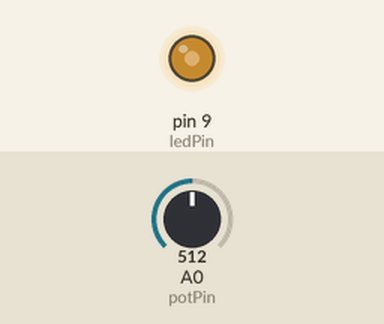
A sketch run on a simulated Arduino Uno, built with avr-gcc and run on an emulated ATmega328P. Shown: output pins drawn as LEDs (lit = HIGH). The inputs (shaded band) are chosen by the test bench; at power-on: A0 (potPin) = 512.

Above: at 1.2 s.
1.3 s: A0 (potPin) set to 716
At 2.5 s:
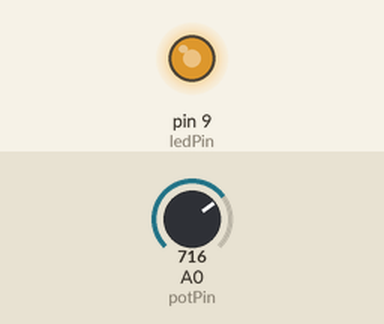
2.8 s: A0 (potPin) set to 900
At 3.7 s:
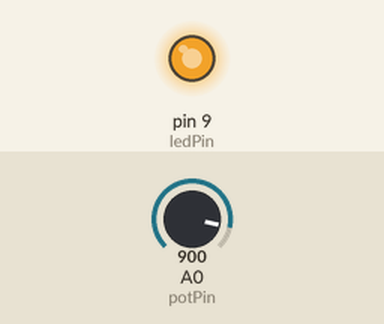
4.3 s: A0 (potPin) set to 122
At 4.7 s:
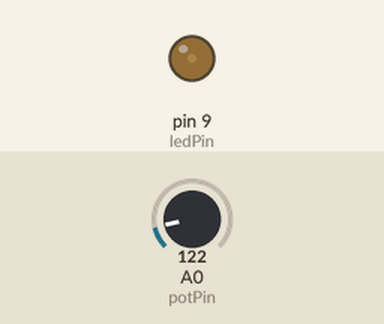
5.8 s: A0 (potPin) set to 0
At 6.2 s:
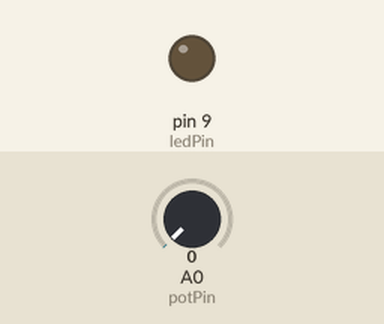
Timing chart, 0 to 8.3 s (numbered marks = the images above; inputs shaded):
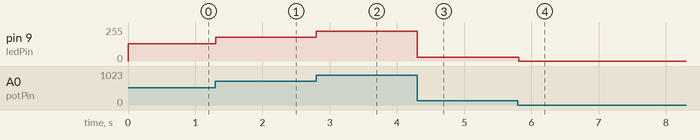

Measured:
- after the input at 1.3 s, pin 9 (ledPin): 128/255 → 179/255 at once
- after the input at 2.8 s, pin 9 (ledPin): 179/255 → 225/255 at once
- after the input at 4.3 s, pin 9 (ledPin): 225/255 → 30/255 at once
- after the input at 5.8 s, pin 9 (ledPin): 30/255 → 0/255 at once

The sketch:

controle_led.ino
```cpp
int potPin = A0; // Pino do potenciômetro
int ledPin = 9;  // Pino PWM do LED
int valorPot;    // Para armazenar a leitura do potenciômetro

void setup() {
  pinMode(ledPin, OUTPUT);
}

void loop() {
  valorPot = analogRead(potPin);         // Lê o valor do potenciômetro
  analogWrite(ledPin, valorPot / 4);     // Escreve no LED (0-1023) -> (0-255)
  delay(10);
}
```
